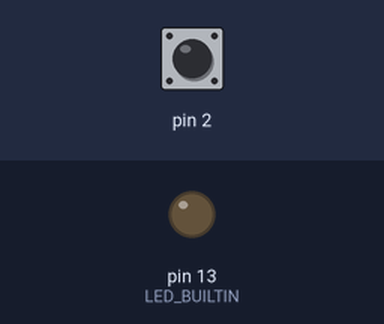
Recording of a sketch running on a simulated Arduino Uno, built with avr-gcc and run on an emulated ATmega328P. Parts: output pins drawn as LEDs (lit = HIGH). Dashed ring = blinking. Inputs (shaded band) come from the test bench; at power-on: pin 2 HIGH.

Above: at 1.2 s.
1.3 s: pin 2 pulled LOW for 1 s
At 1.38 s:
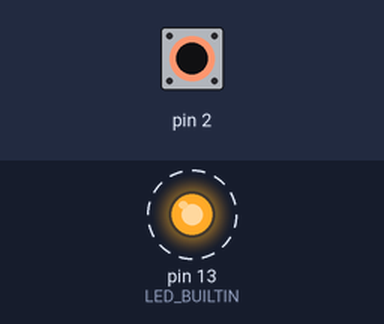
4.3 s: pin 2 pulled LOW for 3.2 s
At 7.8 s:
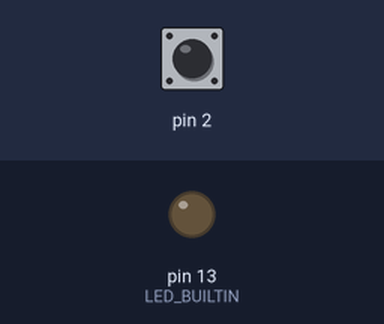
Timing chart, 0 to 9.3 s (numbered marks = the images above; inputs shaded):
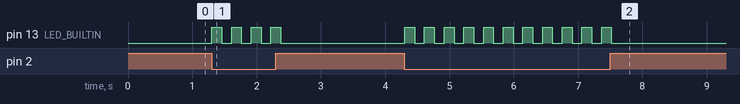

Measured:
- after the input at 1.3 s, pin 13 (LED_BUILTIN): alternates HIGH for 0.15 s and LOW for 0.15 s, 8 changes in all, then stays LOW, starting at once
- after the input at 4.3 s, pin 13 (LED_BUILTIN): alternates HIGH for 0.15 s and LOW for 0.15 s, 22 changes in all, then stays LOW, starting at once

The sketch:

Interrupts.ino
```cpp
/*
 * Example of a Arduino interruption and RTOS Binary Semaphore
 * https://www.freertos.org/Embedded-RTOS-Binary-Semaphores.html
 */


// Include Arduino FreeRTOS library
#include <FreeRTOS.h>
#include <task.h>

// Include semaphore supoport
#include <semphr.h>

/*
 * Declaring a global variable of type SemaphoreHandle_t
 *
 */
SemaphoreHandle_t interruptSemaphore;

void setup() {

  // Configure pin 2 as an input and enable the internal pull-up resistor
  pinMode(2, INPUT_PULLUP);

 // Create task for Arduino led
  xTaskCreate(TaskLed, // Task function
              "Led", // Task name
              128, // Stack size
              NULL,
              0, // Priority
              NULL );

  /**
   * Create a binary semaphore.
   * https://www.freertos.org/xSemaphoreCreateBinary.html
   */
  interruptSemaphore = xSemaphoreCreateBinary();
  if (interruptSemaphore != NULL) {
    // Attach interrupt for Arduino digital pin
    attachInterrupt(digitalPinToInterrupt(2), interruptHandler, LOW);
  }


}

void loop() {}


void interruptHandler() {
  /**
   * Give semaphore in the interrupt handler
   * https://www.freertos.org/a00124.html
   */

  xSemaphoreGiveFromISR(interruptSemaphore, NULL);
}


/*
 * Led task.
 */
void TaskLed(void *pvParameters)
{
  (void) pvParameters;

  pinMode(LED_BUILTIN, OUTPUT);

  for (;;) {

    /**
     * Take the semaphore.
     * https://www.freertos.org/a00122.html
     */
    if (xSemaphoreTake(interruptSemaphore, portMAX_DELAY) == pdPASS) {
      digitalWrite(LED_BUILTIN, !digitalRead(LED_BUILTIN));
    }
    vTaskDelay(10);
  }
}
```
